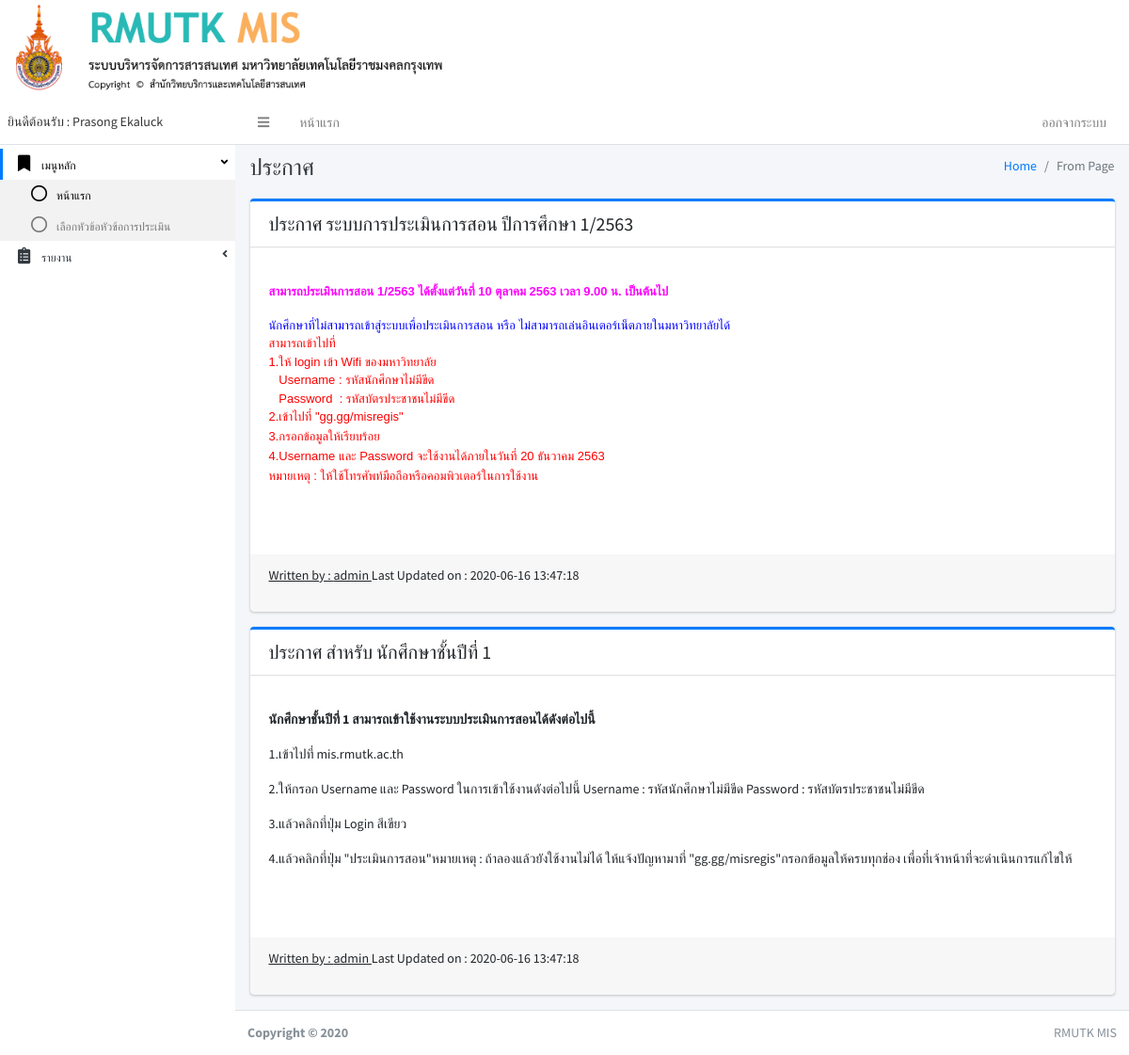
/ (signed in), run on an earlier commit of the app's database.
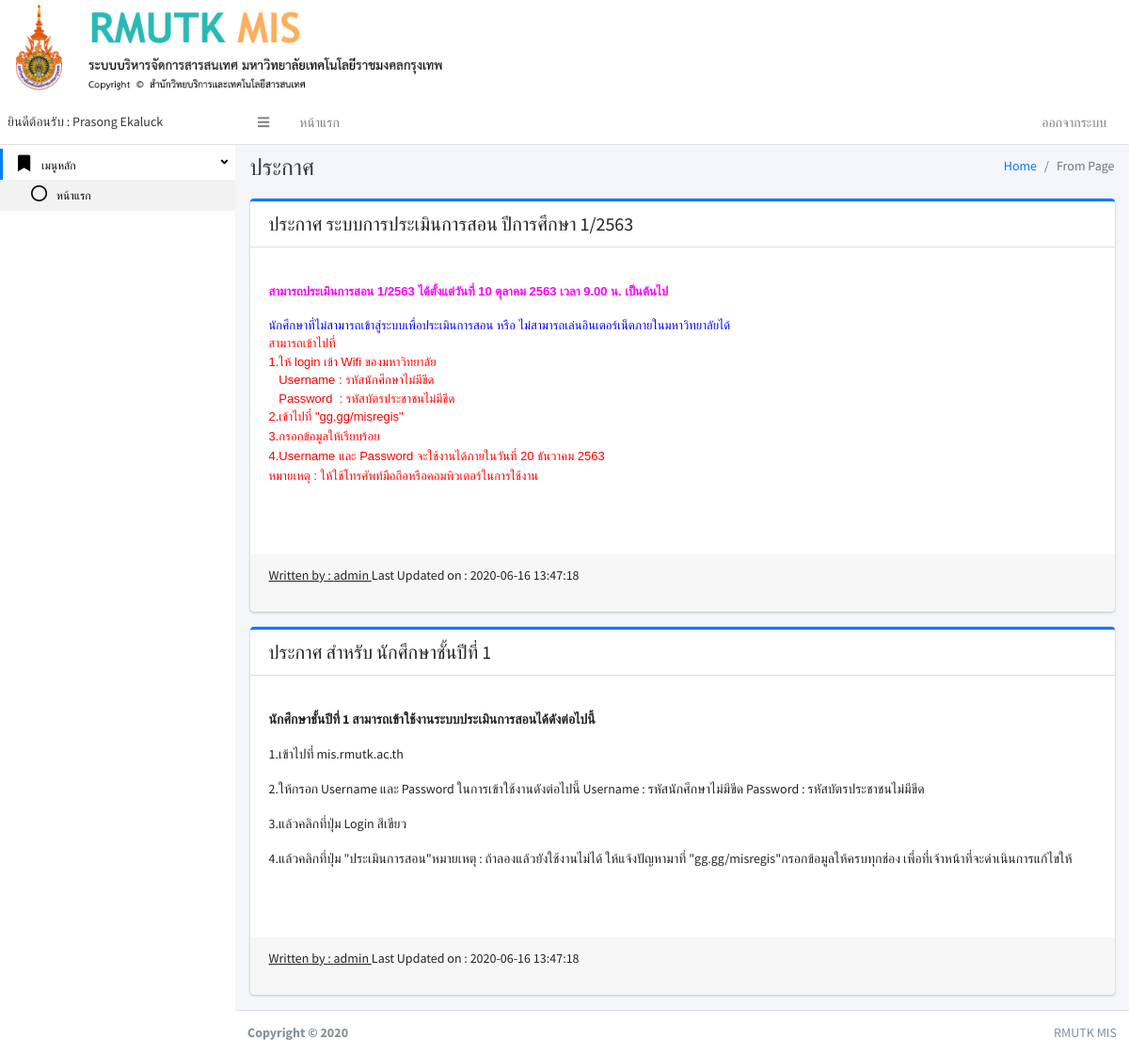
And on a later commit of the database.
### new.php (the view)
 <div class="content-header">
 	<div class="container-fluid">
 		<div class="row mb-2">
 			<div class="col-sm-6">
 				<h1 class="m-0 text-dark">ประกาศ</h1>
 			</div>
 			<div class="col-sm-6">
 				<ol class="breadcrumb float-sm-right">
 					<li class="breadcrumb-item"><a href="#">Home</a></li>
 					<li class="breadcrumb-item active">From Page</li>
 				</ol>
 			</div>
 		</div>
 	</div>
 </div>
 <div class="content">
  <div class="container-fluid">
    <div class="row">
      <div class="col-lg-12">
        <?php
        include 'conn.php';
        $sqlhnew=" SELECT * FROM news WHERE n_status = 0 order by n_id desc";
        $qryhnew = mysqli_query($conn,$sqlhnew);
        ?>
        <?php
        while ($rownew = $qryhnew->fetch_array()) {
          $sqlhuser =" SELECT * FROM user where user_id =".$rownew['n_user_id'];
          $qryhuser = mysqli_query($conn,$sqlhuser);
          $rowuser = mysqli_fetch_assoc($qryhuser);
          ?>
          <div class="card card-primary card-outline">
            <div class="card-header">
              <h5 class="m-0"><?php echo $rownew['n_head']; ?></h5>
            </div>
            <div class="card-body">
              <p class="card-text">
                <?php echo $rownew['n_detail']; ?>
              </p>
            </div>
            <div class="card-footer">
            <p> <?php echo "<u> Written by : ".$rowuser['first_name']." </u> Last Updated on : ".$rownew['n_time']; ?></p>
           </div>
         </div>
         <?php
       }
       ?>
     </div>
   </div>
 </div>
</div>

### sidebar.php (shortened to what this page needs)
<aside class="main-sidebar sidebar-light-primary">
  <a href="#" class="brand-link">
    <span class="brand-text font-weight-light"><b>
      <?php
      $status = "3";
      if (isset($_SESSION["USERNAME"])){
        $user = $_SESSION["USERNAME"];
        include './conn.php';
        $sqlhusercc=" SELECT * FROM user WHERE username =".$user;
        $qryhusercc = mysqli_query($conn,$sqlhusercc);
        $rowhusercc = mysqli_fetch_assoc($qryhusercc);
        $status = $rowhusercc['user_status'];
        echo "ยินดีต้อนรับ : ".$rowhusercc['first_name']."  ".$rowhusercc['last_name'];
        ?>
      <?php }else{ ?>
        &nbsp;
      <?php } ?>
    </b></span>
  </a>
  <div class="sidebar text-xs">
    <nav class="mt-2">
      <ul class="nav nav-pills nav-sidebar nav-compact nav-child-indent nav-legacy flex-column" data-widget="treeview" role="menu" data-accordion="false">
         <li class="nav-item has-treeview menu-open">
          <a href="#" class="nav-link active">
            <i class="nav-icon fas fa-bookmark"></i>
            <p>
              เมนูหลัก
              <i class="right fas fa-angle-left"></i>
            </p>
          </a>
          <ul class="nav nav-treeview">
            <li class="nav-item">
              <a href="index.php" class="nav-link active">
                <i class="far fa-circle nav-icon"></i>
                <p>หน้าแรก</p>
              </a>
            </li>
            <?php if ($status == 0): ?>
              <li class="nav-item">
                <a href="index.php?pa5" class="nav-link">
                  <i class="far fa-circle nav-icon"></i>
                  <p>เลือกหัวข้อหัวข้อการประเมิน</p>
                </a>
              </li>
              <?php else: ?>
              <?php endif ?>
            </ul>
          </li>
          <?php if ($status == 0): ?>
            <li class="nav-item">
              <a href="#" class="nav-link">
                <i class="nav-icon fas fa-clipboard-list"></i>
                <p>
                  รายงาน
                  <i class="right fas fa-angle-left"></i>
                </p>
              </a>
            </li>
            <?php else: ?>
            <?php endif ?>
            </ul>
          </nav>
        </div>
      </aside>

What changed in the data, as far as the page shows it:
changed user "Prasong": user_status 0 → 3 (drawn)
Also different on the page:
text no longer shown: "เลือกหัวข้อหัวข้อการประเมิน รายงาน"
